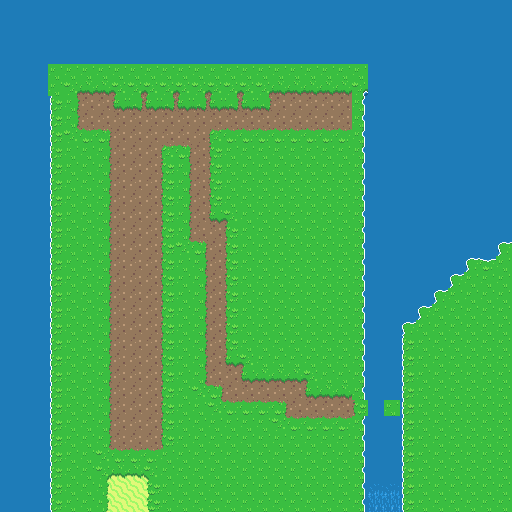

Below is a game level as drawn by its tile map, then a one-line description and the .tmx that defines it (tile-layer data replaced by summaries):
An orthogonal 32x32 tile map with 16x16 px tiles, 3 tile layers (background, water, inanimates), 1 hidden layer not drawn and 9 objects (dog, spawnPointPlayer, home, zone 1, zone2).

<map version="1.0" orientation="orthogonal" renderorder="right-down" width="32" height="32" tilewidth="16" tileheight="16" nextobjectid="11">
 <tileset firstgid="1" name="gfx" tilewidth="16" tileheight="16" tilecount="1440" columns="40">
  <image source="../images/Overworld.png" width="640" height="576" />
  <terraintypes>
   <terrain name="path" tile="1201" />
   <terrain name="water" tile="283" />
  </terraintypes>
  <tile id="203">
   <objectgroup draworder="index">
    <object id="4" x="6" y="0.181818">
     <polygon points="0,0 -4.18182,4 -4.18182,12 0.363636,15.2727 9.45455,15.4545 9.81818,0.181818 5.27273,0" />
    </object>
   </objectgroup>
  </tile>
  <tile id="204">
   <objectgroup draworder="index">
    <object id="1" x="0.181818" y="0.363636" width="15.4545" height="15.2727" />
   </objectgroup>
  </tile>
  <tile id="205">
   <objectgroup draworder="index">
    <object id="2" x="0.181818" y="0">
     <polygon points="0,0 11.6364,0.909091 14.7273,7.09091 11.6364,15.6364 0,15.8182" />
    </object>
   </objectgroup>
  </tile>
  <tile id="207">
   <objectgroup draworder="index">
    <object id="1" x="3.81818" y="1.45455">
     <polygon points="0,0 8,0.545455 10.7273,3.09091 11.0909,9.81818 8.36364,12.5455 -0.727273,11.6364 -2.72727,8.36364 -1.63636,1.27273 0,0.181818" />
    </object>
   </objectgroup>
  </tile>
  <tile id="242" terrain=",,,1" />
  <tile id="243" terrain=",,1,1" />
  <tile id="244" terrain=",,1," />
  <tile id="282" terrain=",1,,1" />
  <tile id="283" terrain="1,1,1,1" />
  <tile id="284" terrain="1,,1," />
  <tile id="322" terrain=",1,," />
  <tile id="323" terrain="1,1,," />
  <tile id="324" terrain="1,,," />
  <tile id="1160" terrain=",,,0" />
  <tile id="1161" terrain=",,0,0" />
  <tile id="1162" terrain=",,0," />
  <tile id="1200" terrain=",0,,0" />
  <tile id="1201" terrain="0,0,0,0" />
  <tile id="1202" terrain="0,,0," />
  <tile id="1240" terrain=",0,," />
  <tile id="1241" terrain="0,0,," />
  <tile id="1242" terrain="0,,," />
  <tile id="1280" terrain="0,0,0," />
  <tile id="1281" terrain="0,0,,0" />
  <tile id="1320" terrain="0,,0,0" />
  <tile id="1321" terrain=",0,0,0" />
 </tileset>
 <layer name="background" width="32" height="32">
  <data>[1024 cells, 818 non-empty, 25 distinct tile ids]</data>
 </layer>
 <layer name="water" width="32" height="32">
  <data>[1024 cells, 370 non-empty, 5 distinct tile ids]</data>
 </layer>
 <layer name="inanimates" width="32" height="32">
  <data>[1024 cells, 0 non-empty, 0 distinct tile ids]</data>
 </layer>
 <layer name="topground" width="32" height="32" visible="0">
  <data>[1024 cells, 25 non-empty, 13 distinct tile ids]</data>
 </layer>
 <objectgroup name="objects" visible="0">
  <object id="1" name="dog" x="492" y="106" width="11" height="13" />
  <object id="3" name="spawnPointPlayer" x="124" y="487" width="8" height="15" />
  <object id="6" name="home" x="106" y="474" width="42.75" height="37.75" />
 </objectgroup>
 <objectgroup name="bunyipspawns" visible="0">
  <object id="7" name="zone 1" x="-2" y="-1" width="51" height="513" />
  <object id="8" name="zone2" x="-3" y="0" width="514" height="67" />
 </objectgroup>
</map>
